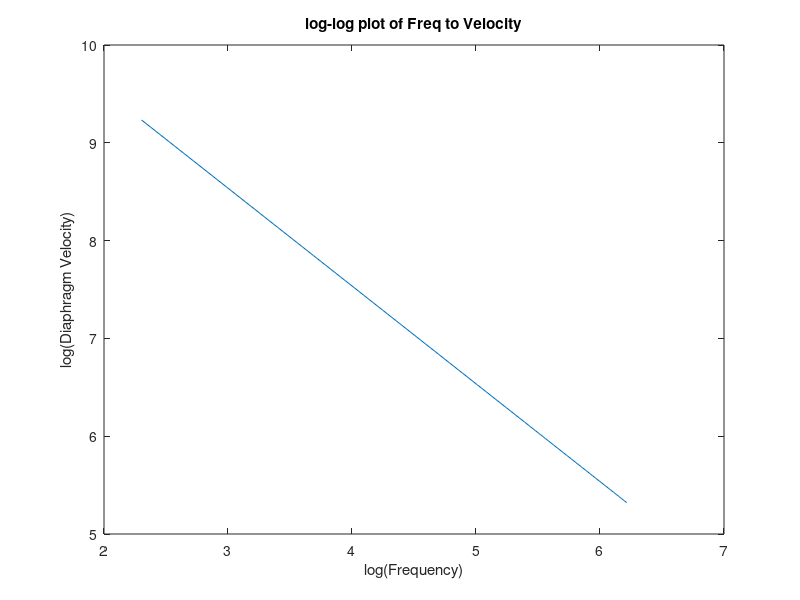

Recreate this plot in MATLAB. (Note: this script raises an error after producing the figure.)
clf
clear

p = 3169.79;
rho = 1.2;
S_D = 0.146;
r = 4;
c = 343;

f = linspace(10,500,50);
u_D =@(x) p ./ sqrt(2) .* 1./abs(1i .* 2 .* pi .* f .* rho .* S_D ./ (4.*pi) .* exp(1i .* 2 .* pi .* f ./ c)./r);

u = u_D(f);


plot(log(f),log(u))
title('log-log plot of Freq to Velocity')
xlabel('log(Frequency)');
ylabel('log(Diaphragm Velocity)');

xline(log(50));
xline(log(100));
xline(log(200));
xline(log(400));

grid minor